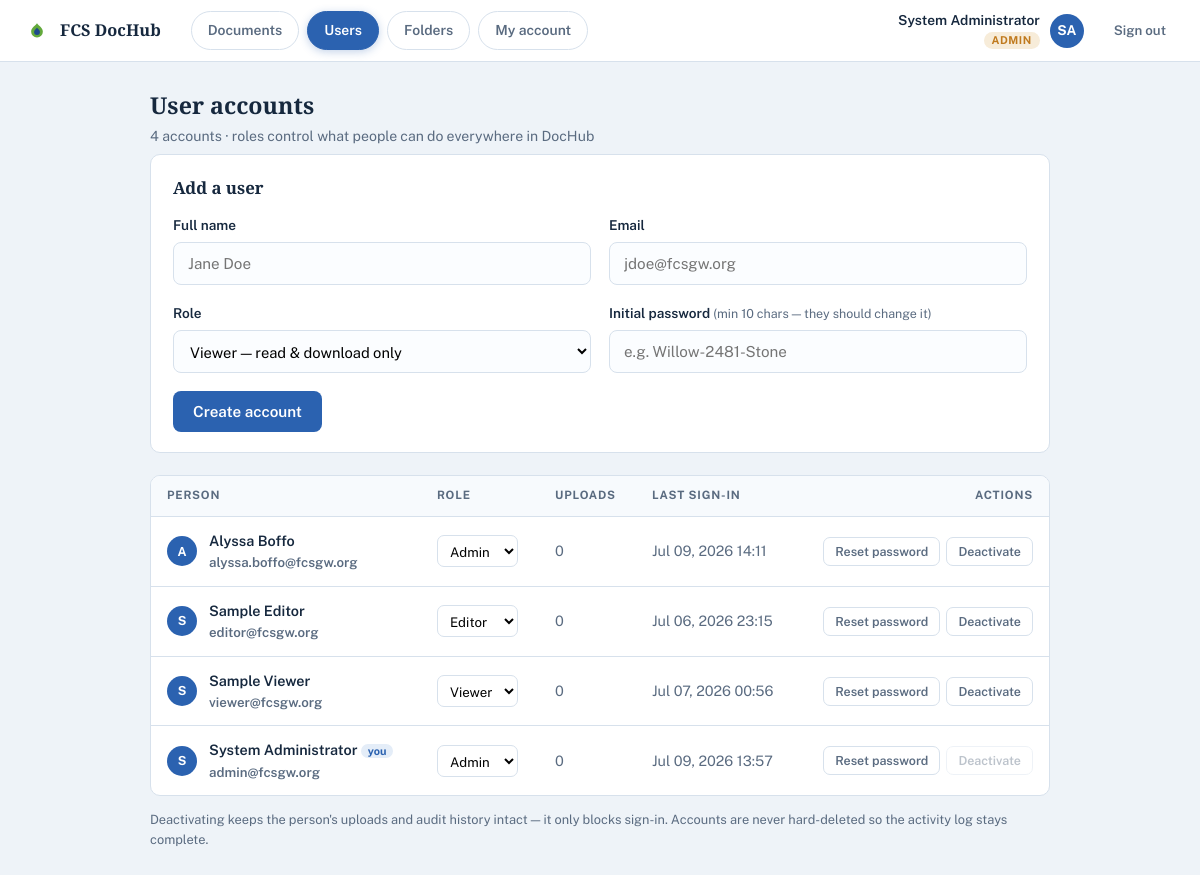
/admin_users.php (signed in), run on the app's committed database.
### tables this page shows
CREATE TABLE `users` (
  `id` int(10) UNSIGNED NOT NULL,
  `email` varchar(190) NOT NULL,
  `password_hash` varchar(255) NOT NULL,
  `full_name` varchar(120) NOT NULL,
  `role` enum('admin','editor','viewer') NOT NULL DEFAULT 'viewer',
  `is_active` tinyint(1) NOT NULL DEFAULT 1,
  `created_at` timestamp NOT NULL DEFAULT current_timestamp(),
  `last_login` timestamp NULL DEFAULT NULL,
  `notify_uploads` tinyint(1) NOT NULL DEFAULT 0
);

### includes/auth.php (called while the page is built, shortened)
<?php
require_once __DIR__ . '/config.php';
function current_user(): ?array
{
    return $_SESSION['user'] ?? null;
}
function require_login(): array
{
    $u = current_user();
    return $u;
}
function is_admin(?array $u = null): bool
{
    $u = $u ?? current_user();
    return $u && $u['role'] === 'admin';
}
function require_admin(): array
{
    $u = require_login();
    return $u;
}
function e(string $s): string
{
    return htmlspecialchars($s, ENT_QUOTES, 'UTF-8');
}

### includes/config.php (called while the page is built, shortened)
<?php
function db(): PDO
{
    static $pdo = null;
    if ($pdo === null) {
        $pdo = new PDO(
            'mysql:host=' . DB_HOST . ';dbname=' . DB_NAME . ';charset=utf8mb4',
            DB_USER,
            DB_PASS,
            [
                PDO::ATTR_ERRMODE            => PDO::ERRMODE_EXCEPTION,
                PDO::ATTR_DEFAULT_FETCH_MODE => PDO::FETCH_ASSOC,
                PDO::ATTR_EMULATE_PREPARES   => false,
            ]
        );
    }
    return $pdo;
}

### admin_users.php (the view, shortened to what this page needs)
<?php
require_once __DIR__ . '/includes/auth.php';
$admin = require_admin();
$users = db()->query(
    'SELECT u.*, (SELECT COUNT(*) FROM documents d WHERE d.uploaded_by = u.id) AS doc_count
       FROM users u ORDER BY u.is_active DESC, u.full_name'
)->fetchAll();
$initials = strtoupper(mb_substr($admin['name'], 0, 1) .
            (strpos($admin['name'], ' ') !== false
              ? mb_substr($admin['name'], strpos($admin['name'], ' ') + 1, 1) : ''));
?>
<!DOCTYPE html>
<html lang="en">
<head>
<link rel="stylesheet" href="assets/style.css?v=4">
</head>
<body class="app-body">
<header class="topbar">
  <a class="brand-mini" href="dashboard.php">
    <svg width="26" height="26" viewBox="0 0 40 40" fill="none" aria-hidden="true">
      <path d="M20 8c-4 5-9 7-9 13a9 9 0 0 0 18 0c0-6-5-8-9-13z" fill="#63A93C"/>
      <path d="M20 15c-2 2.6-4.5 3.7-4.5 6.7a4.5 4.5 0 0 0 9 0c0-3-2.5-4.1-4.5-6.7z" fill="#1E4A8C"/>
    </svg>
    FCS DocHub
  </a>
  <nav class="topnav">
    <a href="dashboard.php">Documents</a>
    <a href="admin_users.php" class="active">Users</a>
    <a href="admin_folders.php">Folders</a>
    <a href="profile.php">My account</a>
  </nav>
  <div class="userchip">
    <div class="who">
      <div class="nm"><?= e($admin['name']) ?></div>
      <span class="badge badge-admin">Admin</span>
    </div>
    <div class="avatar"><?= e($initials) ?></div>
  </div>
  <a class="logout" href="logout.php">Sign out</a>
</header>
<div class="body-grid">
  <main class="main main-narrow">
    <div class="main-head">
      <div>
        <h2>User accounts</h2>
        <div class="sub"><?= count($users) ?> account<?= count($users) === 1 ? '' : 's' ?> · roles control what people can do everywhere in DocHub</div>
      </div>
    </div>
    <section class="card">
      <h3 class="card-title">Add a user</h3>
      <form method="post" action="admin_users.php" class="add-grid">
        <div class="field">
          <label for="full_name">Full name</label>
          <input type="text" id="full_name" name="full_name" required maxlength="120"
                 value="<?= e($_POST['full_name'] ?? '') ?>" placeholder="Jane Doe">
        </div>
        <div class="field">
          <label for="email">Email</label>
          <input type="email" id="email" name="email" required maxlength="190"
                 value="<?= e($_POST['email'] ?? '') ?>" placeholder="jdoe@fcsgw.org">
        </div>
        <div class="field">
          <label for="role">Role</label>
          <select id="role" name="role">
            <option value="viewer">Viewer — read &amp; download only</option>
          </select>
        </div>
        <div class="field">
          <label for="password">Initial password <span class="lbl-hint">(min 10 chars — they should change it)</span></label>
          <input type="text" id="password" name="password" required minlength="10"
                 autocomplete="new-password" placeholder="e.g. Willow-2481-Stone">
        </div>
        <div class="field field-submit">
          <button type="submit" class="btn btn-blue">Create account</button>
        </div>
      </form>
    </section>
    <table class="doc-table" aria-label="User accounts">
      <thead>
        <tr>
          <th>Person</th>
          <th>Role</th>
          <th>Uploads</th>
          <th>Last sign-in</th>
          <th style="text-align:right">Actions</th>
        </tr>
      </thead>
      <tbody>
      <?php foreach ($users as $u): $me = ((int)$u['id'] === (int)$admin['id']); ?>
        <tr class="<?= $u['is_active'] ? '' : 'row-inactive' ?>">
          <td>
            <div class="doc-name">
              <span class="avatar avatar-sm"><?= e(strtoupper(mb_substr($u['full_name'],0,1))) ?></span>
              <div>
                <?= e($u['full_name']) ?><?= $me ? ' <span class="you-tag">you</span>' : '' ?>
                <div class="meta"><?= e($u['email']) ?></div>
              </div>
            </div>
          </td>
          <td>
            <form method="post" action="admin_users.php" class="inline-form">
              <select name="role" class="role-select" onchange="this.form.submit()" <?= $u['is_active'] ? '' : 'disabled' ?>>
                <option value="viewer" <?= $u['role']==='viewer'?'selected':'' ?>>Viewer</option>
                <option value="editor" <?= $u['role']==='editor'?'selected':'' ?>>Editor</option>
                <option value="admin"  <?= $u['role']==='admin' ?'selected':'' ?>>Admin</option>
              </select>
            </form>
          </td>
          <td class="meta"><?= (int)$u['doc_count'] ?></td>
          <td class="meta"><?= $u['last_login'] ? date('M d, Y H:i', strtotime($u['last_login'])) : 'Never' ?></td>
          <td>
            <div class="row-actions">
              <form method="post" action="admin_users.php" class="inline-form"
                    onsubmit="return confirm('Reset password for <?= e($u['email']) ?>? A temporary password will be shown on screen.');">
                <button class="mini-btn" type="submit" <?= $u['is_active'] ? '' : 'disabled' ?>>Reset password</button>
              </form>
              <form method="post" action="admin_users.php" class="inline-form"
                    <?php if ($u['is_active']): ?>onsubmit="return confirm('Deactivate <?= e($u['full_name']) ?>? They will no longer be able to sign in.');"<?php endif; ?>>
                <button class="mini-btn <?= $u['is_active'] ? 'mini-danger' : 'mini-green' ?>" type="submit" <?= $me && $u['is_active'] ? 'disabled title="You can\'t deactivate yourself"' : '' ?>>
                  <?= $u['is_active'] ? 'Deactivate' : 'Reactivate' ?>
                </button>
              </form>
            </div>
          </td>
        </tr>
      <?php endforeach; ?>
      </tbody>
    </table>
    <p class="foot-hint">Deactivating keeps the person's uploads and audit history intact — it only blocks sign-in. Accounts are never hard-deleted so the activity log stays complete.</p>
  </main>
</div>
</body>
</html>

### data on the page
users: full_name "System Administrator", full_name "SA", full_name "S", shows "you", email "admin@fcsgw.org", role "Admin", doc_count "0", last_login "Jul 09, 2026 13:57", shows "Deactivate"
users: full_name "A", full_name "Alyssa Boffo", email "alyssa.boffo@fcsgw.org", role "Admin", doc_count "0", last_login "Jul 09, 2026 14:11", shows "Deactivate"
users: full_name "S", full_name "Sample Editor", email "editor@fcsgw.org", role "Editor", doc_count "0", last_login "Jul 06, 2026 23:15", shows "Deactivate"
users: full_name "S", full_name "Sample Viewer", email "viewer@fcsgw.org", role "Viewer", doc_count "0", last_login "Jul 07, 2026 00:56", shows "Deactivate"

### other printed values
count($users) "4"
